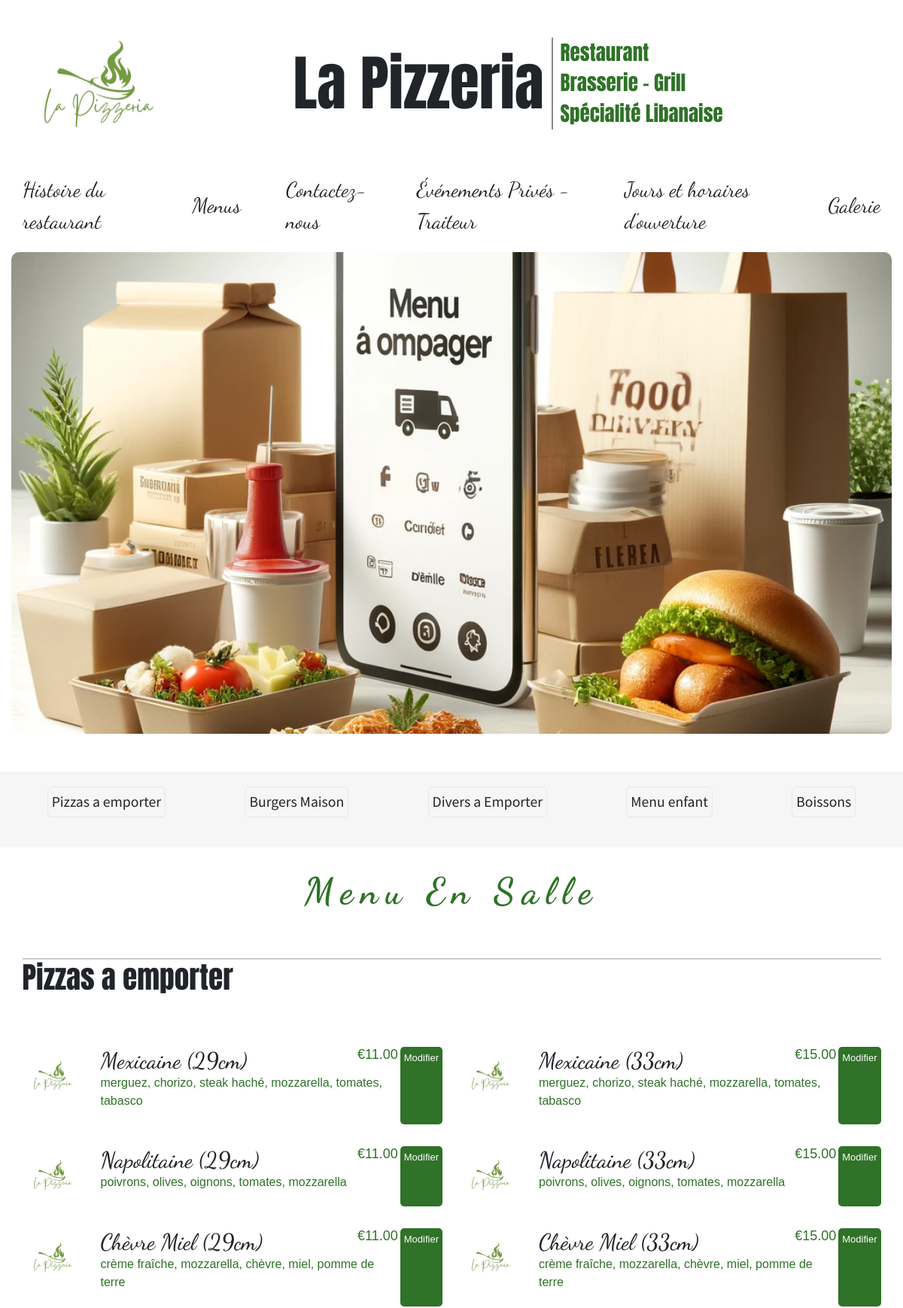
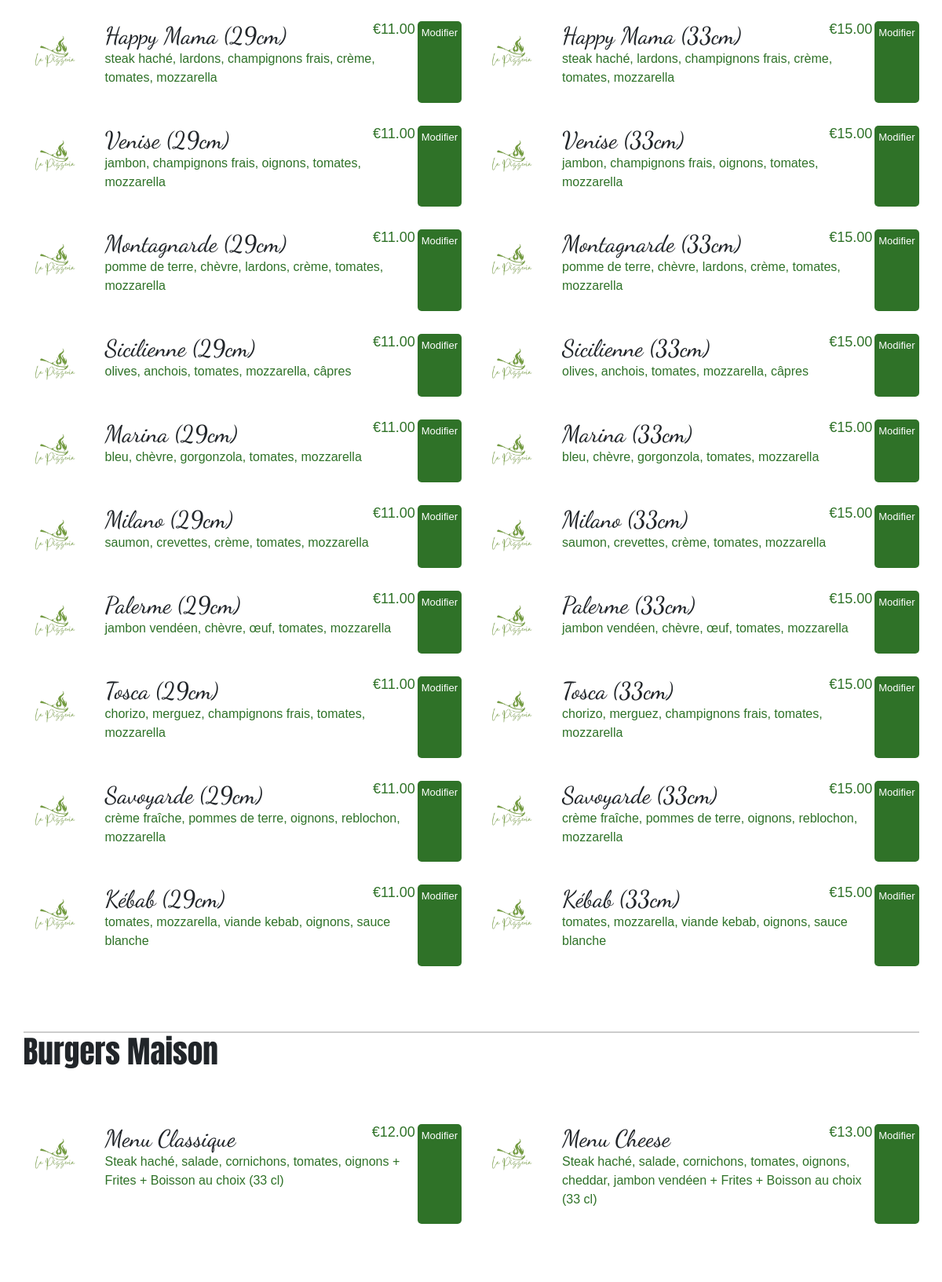
/menuAEmporter/ (signed in, upper part), run on the app's committed database (2 pictures, top to bottom).
### restaurant/models.py (models this page shows, shortened)
class DishCategoryEmporter(models.Model):
    category = models.CharField(max_length=50, null=True, blank=True)
    note = models.CharField(max_length=50, null=True, blank=True)
    class Meta:
        verbose_name = 'catégorie de plat du menu a(Emporter)'

class DishesAEmporter(models.Model):
    dish_name = models.CharField(max_length=255, null=True, blank=True)
    dish_price = models.DecimalField(max_digits=5, decimal_places=2)
    dish_description = models.TextField(null=True, blank=True)
    dish_images = models.ImageField(upload_to='photos', null=True, blank=True)
    dish_category = models.ForeignKey(
        DishCategoryEmporter,
        on_delete=models.CASCADE,
        related_name='dishes',
        null=True,
        blank=True
    )
    class Meta:
        verbose_name = 'plat du menu menu a (Emporter)'

### restaurant/views.py (the view)
# urls.py: path('menuAEmporter/',views.menuEmporter,name='menuAEmporter')
def menuEmporter(request):
    categories = DishCategoryEmporter.objects.prefetch_related('dishes').all()
    setting = MySetting.objects.last()
    return render(request, 'menu_emporte.html', {'cat': categories,'setting':setting})

### templates/menu_emporte.html (shortened to what this page needs)
{% extends "base.html" %}
{% load static %}
{% block css %}
<link rel="stylesheet" href="{% static 'css/menu.css' %}">
{% endblock css %}
{% block mainContent %}
  </body>
</html>
<div class="container-fluid welcomeImgContainer">
<img src="{%static 'images/Menu à Emporter.webp'%}" class="w-100" alt="" >
</div>
<div class="category_list_container">
  <ul>
    {% for cat in cat %}
    <a href="#goto{{ cat.id }}" style="text-decoration: none; color: inherit;">
      <li>{{ cat.category }}</li>
    </a>
    {% endfor %}
  </ul>
</div>
<main class="container">
  <h1 class="Menu_en_salle_h1 text-center">Menu En Salle</h1>
  {% for category in cat %}
  <div class="menu my-5" id="goto{{ category.id }}">
    <h2 class="menu-group-heading">{{ category.category }}
    </h2>
    <div class="menu-group">
      {% for dish in category.dishes.all %}
        <div class="menu-item  goingup">
          {% if dish.dish_images %}
          <img
            src="{{ dish.dish_images.url }}"
            alt="{{ dish.dish_name|default:'Image Placeholder' }}"
            class="menu-item-img"
          />
          {% else %}
          <img
            src="{%static 'images/logo.png'%}"
            alt="Placeholder Image"
            class="menu-item-img"
          />
          {% endif %}
          <div class="menu-item-text">
            <h3 class="menu-item-heading">
              <span class="menu-item-name">{{ dish.dish_name }}</span>
              <span class="menu-item-price">€{{ dish.dish_price }}</span>
            </h3>
            <p class="menu-item-desc">
              {{ dish.dish_description }}
            </p>
          </div>
          {% if user.is_staff %}
            <a class="" href="{% url 'admin:restaurant_dishesaemporter_change' dish.id %}" target="_blank" rel="noopener noreferrer" style="padding: 5px; font-size: small; background-color: #2F7228; border-radius: 5px; color: white; text-decoration: none;">
                Modifier
            </a>
        {% endif %}
        </div>
      {% empty %}
      <p>No dishes available in this category.</p>
      {% endfor %}
    </div>
  </div>
  {% empty %}
  <p>No categories available.</p>
  {% endfor %}
</main>
{% endblock mainContent %}

### project/static/css/base.css (style rules this page uses)
html, body { margin: 0; padding: 0; box-sizing: border-box; scroll-behavior: smooth; }
:root { font-size: calc(16px + (20 - 16) * (100vw - 320px) / (1280 - 320)); }
li { list-style: none; }
a { text-decoration:none; color: inherit; }

### project/static/css/menu.css (style rules this page uses)
* { box-sizing: border-box; }
.container { max-width: 1200px; margin: 0 auto; padding: 1.5em; font-family: "Source Sans Pro", "Poppins", sans-serif; }
.menu { font-family: sans-serif; font-size: 14px; }
.menu-group-heading { margin: 0; padding-bottom: 1em; border-top: 2px solid #ccc; font-family: "Anton", sans-serif; }
.menu-group { display: grid; grid-template-columns: 1fr; gap: 1.5em; padding: 1.5em 0; }
.menu-item { display: flex; padding: 5px 0px 0px 0; min-height: 80px; }
.menu-item-price { color: #2F7228; padding-right: 3px; font-size: large; }
.menu-item-img { width: 80px; height: 80px; flex-shrink: 0; object-fit: cover; margin-right: 1.5em; }
.menu-item-text { flex-grow: 1; }
.menu-item-heading { display: flex; justify-content: space-between; margin: 0; }
.menu-item-name { font-size: 30px; font-family: "Dancing Script", cursive; }
.menu-item-desc { line-height: 1.5; color: #2F7228; }
@media screen and (min-width: 992px) { .menu { font-size: 16px; } }
@media screen and (min-width: 992px) { .menu-group { grid-template-columns: repeat(2, 1fr); } }
.category_list_container { margin-top: 50px; display: flex; width: 100%; overflow: auto; background-color: rgb(246, 246, 246); position: sticky; top: 0; }
.category_list_container>ul { display: flex; padding: 10px; justify-content: space-around; align-items: center; width: 100%; }
.category_list_container>ul>a>li { margin: 10px; border: 1px solid rgb(232, 232, 232); border-radius: 6px; padding:5px; list-style: none; text-wrap: nowrap; font-family: "Source Sans Pro", "Poppins", sans-serif; transition: 1s; }
.Menu_en_salle_h1 { color: #2F7228; font-family: "Dancing Script", cursive; font-weight: bold; letter-spacing: 0.5rem; }
.welcomeImgContainer > img { border-radius: 10px; }
@media (min-width:769px) { .welcomeImgContainer { height: 80vh; overflow: hidden; position: relative; } }
@media (min-width:769px) { .welcomeImgContainer > img { width: 100%; height: 100%; object-fit: cover; object-position: start; } }

### data on the page
DishCategoryEmporter: category "Pizzas a emporter"
DishCategoryEmporter: category "Burgers Maison"
DishCategoryEmporter: category "Divers a Emporter"
DishCategoryEmporter: category "Menu enfant"
DishCategoryEmporter: category "Boissons"
DishesAEmporter: dish_name "Mexicaine (29cm)", dish_price "11.00", dish_description "merguez, chorizo, steak haché, mozzarella, tomates, tabasco"
DishesAEmporter: dish_name "Mexicaine (33cm)", dish_price "15.00", dish_description "merguez, chorizo, steak haché, mozzarella, tomates, tabasco"
DishesAEmporter: dish_name "Napolitaine (29cm)", dish_price "11.00", dish_description "poivrons, olives, oignons, tomates, mozzarella"
DishesAEmporter: dish_name "Napolitaine (33cm)", dish_price "15.00", dish_description "poivrons, olives, oignons, tomates, mozzarella"
DishesAEmporter: dish_name "Chèvre Miel (29cm)", dish_price "11.00", dish_description "crème fraîche, mozzarella, chèvre, miel, pomme de terre"
DishesAEmporter: dish_name "Chèvre Miel (33cm)", dish_price "15.00", dish_description "crème fraîche, mozzarella, chèvre, miel, pomme de terre"
DishesAEmporter: dish_name "Happy Mama (29cm)", dish_price "11.00", dish_description "steak haché, lardons, champignons frais, crème, tomates, mozzarella"
DishesAEmporter: dish_name "Happy Mama (33cm)", dish_price "15.00", dish_description "steak haché, lardons, champignons frais, crème, tomates, mozzarella"
DishesAEmporter: dish_name "Venise (29cm)", dish_price "11.00", dish_description "jambon, champignons frais, oignons, tomates, mozzarella"
DishesAEmporter: dish_name "Venise (33cm)", dish_price "15.00", dish_description "jambon, champignons frais, oignons, tomates, mozzarella"
DishesAEmporter: dish_name "Montagnarde (29cm)", dish_price "11.00", dish_description "pomme de terre, chèvre, lardons, crème, tomates, mozzarella"
DishesAEmporter: dish_name "Montagnarde (33cm)", dish_price "15.00", dish_description "pomme de terre, chèvre, lardons, crème, tomates, mozzarella"
DishesAEmporter: dish_name "Sicilienne (29cm)", dish_price "11.00", dish_description "olives, anchois, tomates, mozzarella, câpres"
DishesAEmporter: dish_name "Sicilienne (33cm)", dish_price "15.00", dish_description "olives, anchois, tomates, mozzarella, câpres"
DishesAEmporter: dish_name "Marina (29cm)", dish_price "11.00", dish_description "bleu, chèvre, gorgonzola, tomates, mozzarella"
DishesAEmporter: dish_name "Marina (33cm)", dish_price "15.00", dish_description "bleu, chèvre, gorgonzola, tomates, mozzarella"
DishesAEmporter: dish_name "Milano (29cm)", dish_price "11.00", dish_description "saumon, crevettes, crème, tomates, mozzarella"
DishesAEmporter: dish_name "Milano (33cm)", dish_price "15.00", dish_description "saumon, crevettes, crème, tomates, mozzarella"
DishesAEmporter: dish_name "Palerme (29cm)", dish_price "11.00", dish_description "jambon vendéen, chèvre, œuf, tomates, mozzarella"
DishesAEmporter: dish_name "Palerme (33cm)", dish_price "15.00", dish_description "jambon vendéen, chèvre, œuf, tomates, mozzarella"
DishesAEmporter: dish_name "Tosca (29cm)", dish_price "11.00", dish_description "chorizo, merguez, champignons frais, tomates, mozzarella"
DishesAEmporter: dish_name "Tosca (33cm)", dish_price "15.00", dish_description "chorizo, merguez, champignons frais, tomates, mozzarella"
DishesAEmporter: dish_name "Savoyarde (29cm)", dish_price "11.00", dish_description "crème fraîche, pommes de terre, oignons, reblochon, mozzarella"
DishesAEmporter: dish_name "Savoyarde (33cm)", dish_price "15.00", dish_description "crème fraîche, pommes de terre, oignons, reblochon, mozzarella"
DishesAEmporter: dish_name "Kébab (29cm)", dish_price "11.00", dish_description "tomates, mozzarella, viande kebab, oignons, sauce blanche"
DishesAEmporter: dish_name "Kébab (33cm)", dish_price "15.00", dish_description "tomates, mozzarella, viande kebab, oignons, sauce blanche"
DishesAEmporter: dish_name "Menu Classique", dish_price "12.00", dish_description "Steak haché, salade, cornichons, tomates, oignons + Frites + Boisson au choix (33 cl)"
DishesAEmporter: dish_name "Menu Cheese", dish_price "13.00", dish_description "Steak haché, salade, cornichons, tomates, oignons, cheddar, jambon vendéen + Frites + Boisson au choix (33 cl)"
